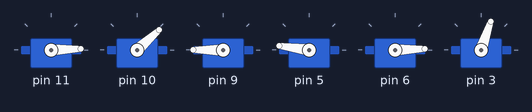
Bench run of a sketch on a simulated Arduino Uno, built with avr-gcc and run on an emulated ATmega328P. Shown: 6 × servo.

Above: at 6.05 s.
At 7.8 s:
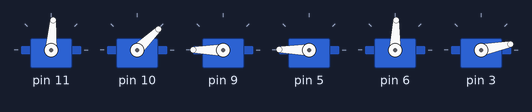
At 9.55 s:
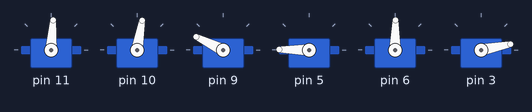
At 13.05 s:
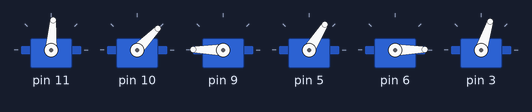
At 16.55 s:
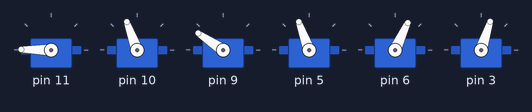
At 20.1 s:
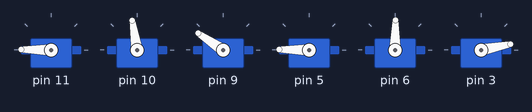
Timing chart, 0 to 24.4 s (numbered marks = the images above):
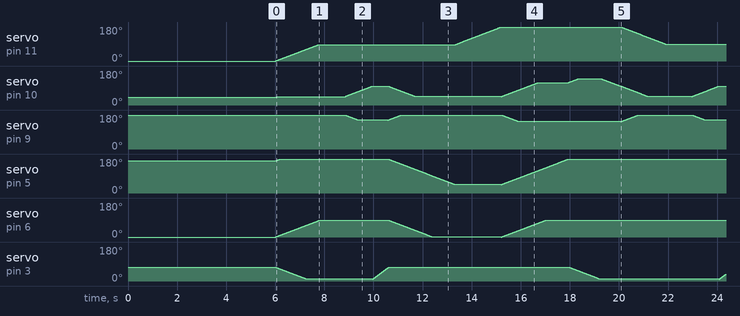

Measured:
- by itself, servo on pin 9: moves between 145° and 180°, repeating every 14.1 s

The sketch:

takethespongetest.ino
```cpp
/*
  takethesponge.ino

 This example commands to the Braccio to take a sponge from the table and it shows to the user

 Created on 18 Nov 2015
 by Andrea Martino

 This example is in the public domain.
*/

#include <Braccio.h>
#include <Servo.h>


Servo base;
Servo shoulder;
Servo elbow;
Servo wrist_rot;
Servo wrist_ver;
Servo gripper;


void setup() {
  //Initialization functions and set up the initial position for Braccio
  //All the servo motors will be positioned in the "safety" position:
  //Base (M1):90 degrees
  //Shoulder (M2): 45 degrees
  //Elbow (M3): 180 degrees
  //Wrist vertical (M4): 180 degrees
  //Wrist rotation (M5): 90 degrees
  //gripper (M6): 10 degrees
  Braccio.begin();

//  Braccio.ServoMovement(20,           87,  45, 180, 180,  90,  10);
//  Braccio.ServoMovement(20,           180,  45, 180, 180,  90,  10);
//  Braccio.ServoMovement(20,           87,  45, 180, 180,  90,  10);
}

void loop() {
  /*
  Step Delay: a milliseconds delay between the movement of each servo.  Allowed values from 10 to 30 msec.
  M1=base degrees. Allowed values from 0 to 180 degrees
  M2=shoulder degrees. Allowed values from 15 to 165 degrees
  M3=elbow degrees. Allowed values from 0 to 180 degrees
  M4=wrist vertical degrees. Allowed values from 0 to 180 degrees
  M5=wrist rotation degrees. Allowed values from 0 to 180 degrees
  M6=gripper degrees. Allowed values from 10 to 73 degrees. 10: the toungue is open, 73: the gripper is closed.
  */


  //Starting position
                      //(step delay  M1 , M2 , M3 , M4 , M5 , M6);
  Braccio.ServoMovement(20,           87,  45, 180, 180,  90,  10);

  //Wait 1 second
  delay(1000);

  //The braccio moves to the sponge. Only the M2 servo will moves
  Braccio.ServoMovement(20,           87,  100, 153, 180,  90,   10);

  //Close the gripper to take the sponge. Only the M6 servo will moves
  Braccio.ServoMovement(10,           87,  100, 153, 180,  90,  70 );

  //Brings the sponge upwards.
  Braccio.ServoMovement(20,         87,   45, 180,  45,  0, 73);

  //Show the sponge. Only the M1 servo will moves
  Braccio.ServoMovement(20,         180,  45, 180,   45,   0,  73);

  //Return to the start position.
  Braccio.ServoMovement(20,         180,   120, 145,  180,  90, 73);

  //Open the gripper
  Braccio.ServoMovement(20,         180,   140, 145,  180,  90, 10 );
  Braccio.ServoMovement(20,         180,   100, 145,  180,  90, 10 );


}
```
